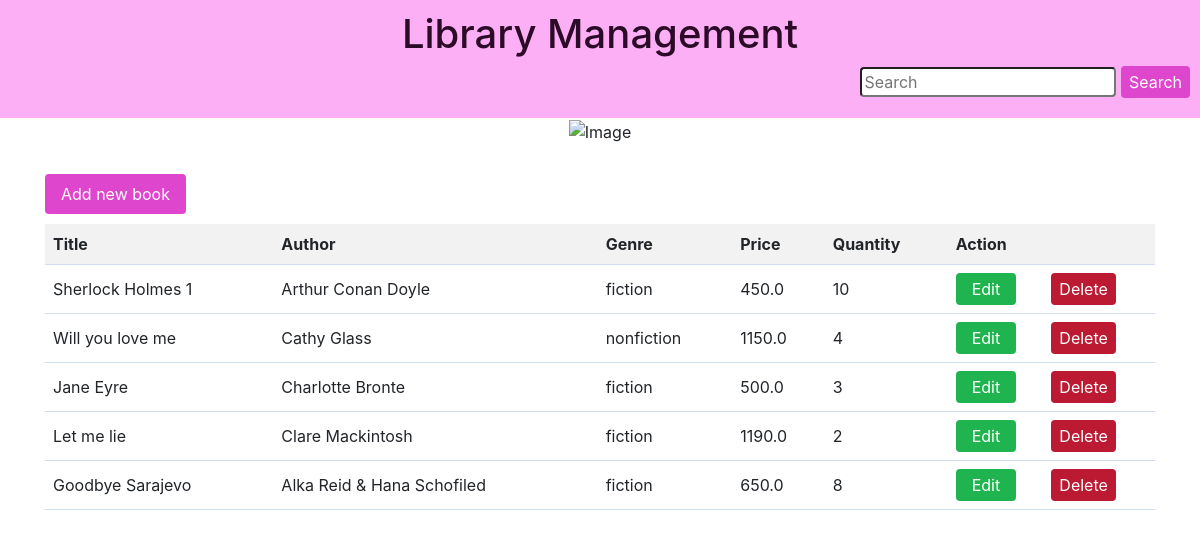
The page / on the database its author committed.
### booklist/models.py (models this page shows)
class Book(models.Model):
    title = models.CharField(max_length=100)
    author = models.CharField(max_length=100)
    genre = models.CharField(max_length=100)
    price = models.FloatField()
    quantity = models.IntegerField()

### booklist/views.py (the view)
# urls.py: path('', views.book_list, name='book_list'),
def book_list(request):
    books = Book.objects.all()
    return render(request, 'booklist/book_list.html', {'books': books})

### booklist/templates/booklist/book_list.html (shortened to what this page needs)
<!DOCTYPE html>
<html>
<head>
       <link rel="stylesheet" href="https://stackpath.bootstrapcdn.com/bootstrap/4.5.2/css/bootstrap.min.css">
    </head>
    <body>
        <div class="header">
            <h1><center>Library Management</center></h1>
            <div class="search-bar">
                <form action="{% url 'book_search' %}" method="GET">
                    <input type="text" name="q" placeholder="Search" value="{{ query }}">
                    <button class = "search-btn "type="submit">Search</button>
                </form>
            </div>
        </div>
        <br><br><br><br>
        <div class="container">
            <br>
            <div class="image-container">
                <img src="https://i.pinimg.com/564x/ac/ed/84/aced845e25f454ef2df656ffedd84805.jpg" alt="Image" class="image">
            </div>
            <div class="row">
                <div class="col-md-6">
                    <button class="add-btn"><a href="{% url 'book_create' %}">Add new book</a></button>
                </div>
                </div>
     <table>
        <thead>
          <tr>
            <th>Title</th>
            <th>Author</th>
            <th>Genre</th>
            <th>Price</th>
            <th>Quantity</th>
            <th>Action</th>
          </tr>
        </thead>
        <tbody>
          {% for book in books %}
            <tr>
              <td>{{ book.title }}</td>
              <td>{{ book.author }}</td>
              <td>{{ book.genre }}</td>
              <td>{{ book.price }}</td>
              <td>{{ book.quantity }}</td>
              <td>
                <div class="row">
                    <div class="col-md-6">
                        <button class="update-btn"><a href="{% url 'book_update' book.pk %}">Edit</a></button>
                    </div>
                    <div class="row">
                        <div class="col-md-6">
                            <button class="delete-btn"><a href="{% url 'book_delete' book.pk %}">Delete</a></button>
                        </div>
              </td>
            </tr>
          {% endfor %}
        </tbody>
      </table>
</div>
</body>
</html>

### booklist/templates/booklist/book_list.html (style rules this page uses)
table { border-collapse: collapse; width: 100%; }
th, td { padding: 8px; text-align: left; border-bottom: 1px solid #d1def2; }
th { background-color: #f2f2f2; }
.header { position: fixed; top: 0; left: 0; right: 0; background-color: #FCAFF4; color: #2C0B28; padding: 10px; z-index: 999; }
.add-btn { margin-bottom: 10px; }
.add-btn { background-color: #DD46CD; border: none; color: white; padding: 8px 16px; text-align: center; text-decoration: none; display: inline-block; font-size: 16px; transition-duration: 0.4s; cursor: pointer; border-radius: 4px; }
.add-btn a { color: white; text-decoration: none; }
.delete-btn { padding: 4px 8px; background-color: #bb1a32; color: white; border: none; cursor: pointer; border-radius: 4px; }
.delete-btn a { color: white; text-decoration: none; }
.update-btn { padding: 4px 16px; background-color: #20b451; color: white; border: none; cursor: pointer; border-radius: 4px; }
.update-btn a { color: white; text-decoration: none; }
.search-bar { display: flex; justify-content: flex-end; margin-bottom: 10px; align-items: center; border-radius: 4px; }
.search-bar input[type="text"], .search-bar input[type="submit"] { margin-left: 10px; border-radius: 4px; }
.search-btn { padding: 4px 8px; background-color: #DD46CD; color: white; border: none; cursor: pointer; border-radius: 4px; }
.image-container { display: flex; justify-content: center; margin-bottom: 20px; }
.image { max-width: 300px; margin-bottom: 10px; max-height: 300px; }

### rows shown on the page
Book: title "Sherlock Holmes 1", author "Arthur Conan Doyle", genre "fiction", price "450.0", quantity "10"
Book: title "Will you love me", author "Cathy Glass", genre "nonfiction", price "1150.0", quantity "4"
Book: title "Jane Eyre", author "Charlotte Bronte", genre "fiction", price "500.0", quantity "3"
Book: title "Let me lie", author "Clare Mackintosh", genre "fiction", price "1190.0", quantity "2"
Book: title "Goodbye Sarajevo", author "Alka Reid & Hana Schofiled", genre "fiction", price "650.0", quantity "8"
